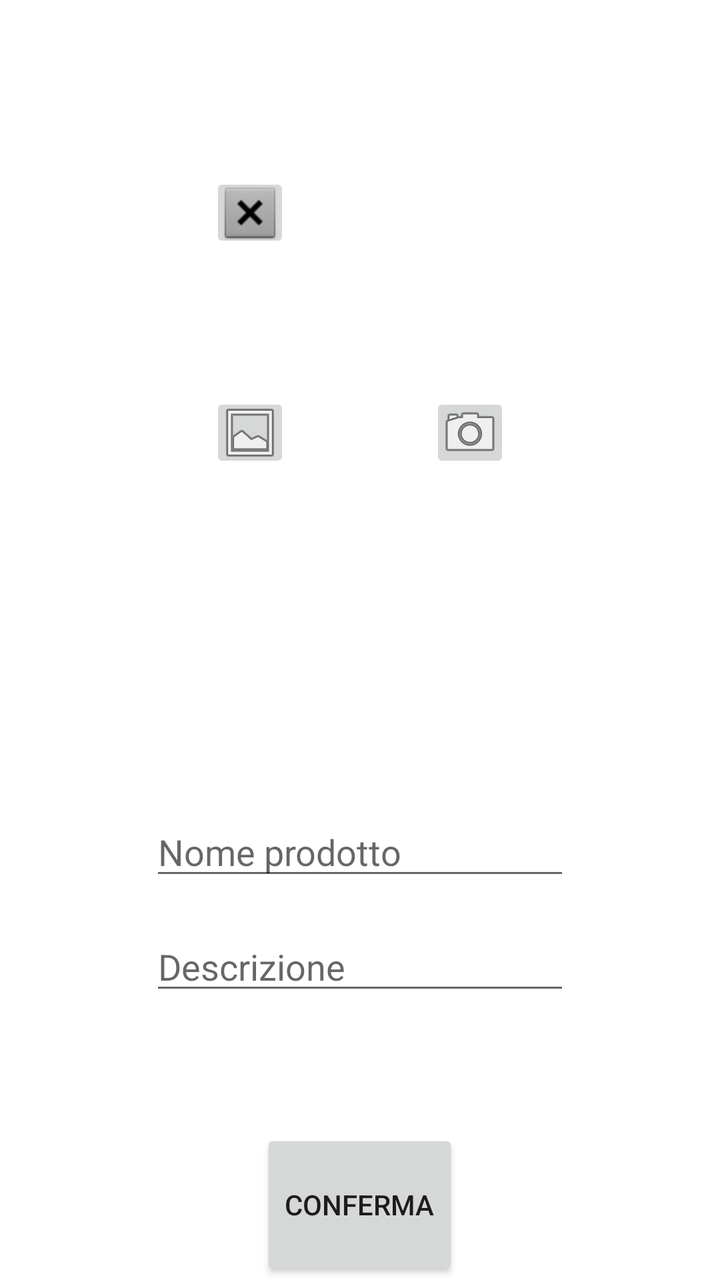
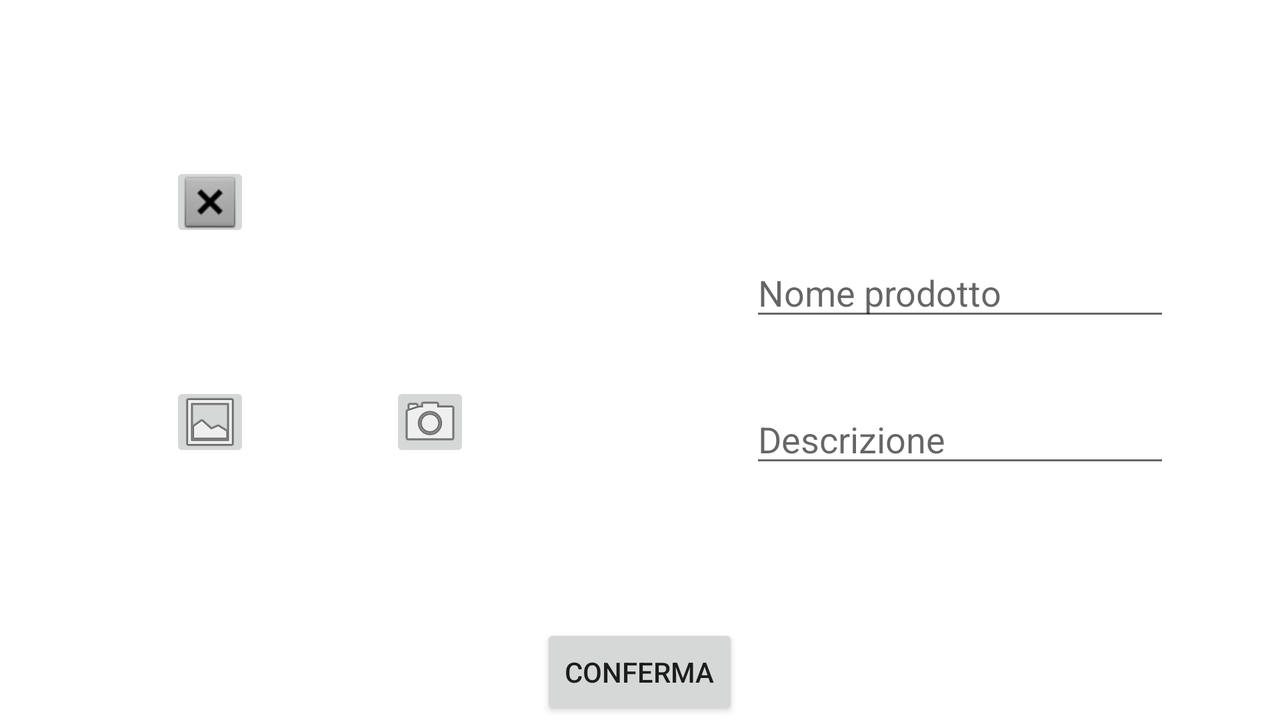

Two renders of one Android screen. The first uses the default layout on a phone; the second uses the alternative layout the repository ships for a different screen configuration, on a matching device. The two XML files are below.
<!-- AndroidManifest.xml: application theme Theme.TrackingMyPantryGiacomoChiniLAM -->
<!-- res/layout/fragment_put_my_item.xml -->
<?xml version="1.0" encoding="utf-8"?>
<LinearLayout xmlns:android="http://schemas.android.com/apk/res/android"
    xmlns:app="http://schemas.android.com/apk/res-auto"
    xmlns:tools="http://schemas.android.com/tools"
    tools:context=".ui.insert.PutMyItemFragment"
    android:layout_width="match_parent"
    android:layout_height="match_parent"
    android:orientation="vertical"
    android:gravity="center"
    android:weightSum="9">

    <androidx.constraintlayout.widget.ConstraintLayout
        android:layout_width="wrap_content"
        android:layout_height="wrap_content"
        android:layout_margin="@dimen/activity_vertical_margin"
        android:padding="@dimen/activity_vertical_margin"
        android:layout_weight="4">

        <ImageView
            android:id="@+id/putImg"
            android:layout_width="150dp"
            android:layout_height="150dp"
            app:layout_constraintBottom_toBottomOf="parent"
            app:layout_constraintEnd_toEndOf="parent"
            app:layout_constraintStart_toStartOf="parent"
            app:layout_constraintTop_toTopOf="parent" />
        <ImageButton
            android:id="@+id/cancelImgBtn"
            android:layout_width="40dp"
            android:layout_height="40dp"
            app:layout_constraintBottom_toBottomOf="@+id/putImg"
            app:layout_constraintEnd_toEndOf="@+id/putImg"
            app:layout_constraintHorizontal_bias="0.0"
            app:layout_constraintStart_toStartOf="@+id/putImg"
            app:layout_constraintTop_toTopOf="@+id/putImg"
            app:layout_constraintVertical_bias="0.0"
            app:srcCompat="@android:drawable/btn_dialog" />
        <ImageButton
            android:id="@+id/openCameraBtn"
            android:layout_width="40dp"
            android:layout_height="40dp"
            android:src="@android:drawable/ic_menu_camera"
            app:layout_constraintBottom_toBottomOf="@+id/putImg"
            app:layout_constraintEnd_toEndOf="@+id/putImg"
            app:layout_constraintHorizontal_bias="1.0"
            app:layout_constraintStart_toStartOf="@+id/putImg"
            app:layout_constraintTop_toTopOf="@+id/putImg"
            app:layout_constraintVertical_bias="1.0" />
        <ImageButton
            android:id="@+id/openGalleryBtn"
            android:layout_width="40dp"
            android:layout_height="40dp"
            android:src="@android:drawable/ic_menu_gallery"
            app:layout_constraintBottom_toBottomOf="@+id/putImg"
            app:layout_constraintEnd_toEndOf="@+id/putImg"
            app:layout_constraintHorizontal_bias="0.0"
            app:layout_constraintStart_toStartOf="@+id/putImg"
            app:layout_constraintTop_toTopOf="@+id/putImg"
            app:layout_constraintVertical_bias="1.0" />

    </androidx.constraintlayout.widget.ConstraintLayout>


    <LinearLayout
        android:layout_width="match_parent"
        android:layout_height="wrap_content"
        android:orientation="vertical"
        android:layout_weight="4"
        android:gravity="center">

        <TextView
            android:id="@+id/barcodePut"
            android:layout_width="wrap_content"
            android:layout_height="wrap_content"
            style="@style/defTextView" />
        <EditText
            android:id="@+id/putName"
            android:layout_width="wrap_content"
            android:layout_height="wrap_content"
            android:layout_margin="8dp"
            android:ems="10"
            android:hint="@string/putName"
            android:inputType="textPersonName" />

        <EditText
            android:id="@+id/putDescription"
            android:layout_width="wrap_content"
            android:layout_height="wrap_content"
            android:ems="10"
            android:gravity="start|top"
            android:hint="@string/putDescription"
            android:inputType="textMultiLine"
            android:layout_margin="8dp" />

    </LinearLayout>

    <Button
        android:id="@+id/putItemBtn"
        android:layout_width="wrap_content"
        android:layout_height="wrap_content"
        android:text="@string/putConfirm"
        android:layout_weight="1" />

</LinearLayout>
<!-- resources referenced by this layout -->
<resources>
  <dimen name="activity_vertical_margin">16dp</dimen>
  <string name="putConfirm">Conferma</string>
  <string name="putDescription">Descrizione</string>
  <string name="putName">Nome prodotto</string>
  <style name="defTextView">
          <item name="android:backgroundTint">#E4E4E4</item>
          <item name="android:textColor">@color/black</item>
          <item name="android:textAllCaps">false</item>
          <item name="android:fontFamily">sans-serif-condensed</item>
      </style>
  <style name="Theme.TrackingMyPantryGiacomoChiniLAM" parent="Theme.MaterialComponents.DayNight.DarkActionBar">
          
          <item name="colorPrimary">@color/green_2</item>
          <item name="colorPrimaryVariant">@color/green_1</item>
          <item name="colorOnPrimary">@color/white</item>
          
          <item name="colorSecondary">@color/green_3</item>
          <item name="colorSecondaryVariant">@color/green_4</item>
          <item name="colorOnSecondary">@color/black</item>
          
          <item name="android:statusBarColor" tools:targetApi="l">?attr/colorPrimaryVariant</item>
          
          <item name="windowActionBar">false</item>
          <item name="windowNoTitle">true</item>
      </style>
  <color name="black">#000000</color>
  <color name="green_2">#27872B</color>
  <color name="green_1">#105A13</color>
  <color name="white">#FFFFFFFF</color>
  <color name="green_3">#7CAF40</color>
  <color name="green_4">#CDDC39</color>
</resources>
<!-- res/layout-land/fragment_put_my_item.xml (the author's variant of the layout above) -->
<!-- drawn on the phone turned sideways -->
<?xml version="1.0" encoding="utf-8"?>
<LinearLayout xmlns:android="http://schemas.android.com/apk/res/android"
    xmlns:app="http://schemas.android.com/apk/res-auto"
    xmlns:tools="http://schemas.android.com/tools"
    tools:context=".ui.insert.PutMyItemFragment"
    android:layout_width="match_parent"
    android:layout_height="match_parent"
    android:orientation="vertical"
    android:gravity="center"
    android:weightSum="3">

    <LinearLayout
        android:layout_width="match_parent"
        android:layout_height="match_parent"
        android:layout_weight="3"
        android:weightSum="2"
        android:orientation="horizontal">

        <androidx.constraintlayout.widget.ConstraintLayout
            android:layout_width="match_parent"
            android:layout_height="match_parent"
            android:layout_weight="1">

            <ImageView
                android:id="@+id/putImg"
                android:layout_width="150dp"
                android:layout_height="150dp"
                app:layout_constraintBottom_toBottomOf="parent"
                app:layout_constraintEnd_toEndOf="parent"
                app:layout_constraintStart_toStartOf="parent"
                app:layout_constraintTop_toTopOf="parent" />
            <ImageButton
                android:id="@+id/cancelImgBtn"
                android:layout_width="40dp"
                android:layout_height="40dp"
                app:layout_constraintBottom_toBottomOf="@+id/putImg"
                app:layout_constraintEnd_toEndOf="@+id/putImg"
                app:layout_constraintHorizontal_bias="0.0"
                app:layout_constraintStart_toStartOf="@+id/putImg"
                app:layout_constraintTop_toTopOf="@+id/putImg"
                app:layout_constraintVertical_bias="0.0"
                app:srcCompat="@android:drawable/btn_dialog" />

            <ImageButton
                android:id="@+id/openCameraBtn"
                android:layout_width="40dp"
                android:layout_height="40dp"
                android:src="@android:drawable/ic_menu_camera"
                app:layout_constraintBottom_toBottomOf="@+id/putImg"
                app:layout_constraintEnd_toEndOf="@+id/putImg"
                app:layout_constraintHorizontal_bias="1.0"
                app:layout_constraintStart_toStartOf="@+id/putImg"
                app:layout_constraintTop_toTopOf="@+id/putImg"
                app:layout_constraintVertical_bias="1.0" />

            <ImageButton
                android:id="@+id/openGalleryBtn"
                android:layout_width="40dp"
                android:layout_height="40dp"
                android:src="@android:drawable/ic_menu_gallery"
                app:layout_constraintBottom_toBottomOf="@+id/putImg"
                app:layout_constraintEnd_toEndOf="@+id/putImg"
                app:layout_constraintHorizontal_bias="0.0"
                app:layout_constraintStart_toStartOf="@+id/putImg"
                app:layout_constraintTop_toTopOf="@+id/putImg"
                app:layout_constraintVertical_bias="1.0" />

        </androidx.constraintlayout.widget.ConstraintLayout>


        <LinearLayout
            android:layout_width="match_parent"
            android:layout_height="match_parent"
            android:layout_weight="1"
            android:gravity="center"
            android:orientation="vertical">

            <TextView
                android:id="@+id/barcodePut"
                style="@style/defTextView"
                android:layout_width="wrap_content"
                android:layout_height="wrap_content"
                android:layout_margin="16dp"/>

            <EditText
                android:id="@+id/putName"
                android:layout_width="wrap_content"
                android:layout_height="wrap_content"
                android:ems="10"
                android:hint="@string/putName"
                android:inputType="textPersonName"
                android:layout_margin="16dp"/>

            <EditText
                android:id="@+id/putDescription"
                android:layout_width="wrap_content"
                android:layout_height="wrap_content"
                android:layout_margin="16dp"
                android:ems="10"
                android:gravity="start|top"
                android:hint="@string/putDescription"
                android:inputType="textMultiLine" />

        </LinearLayout>

    </LinearLayout>

    <Button
        android:id="@+id/putItemBtn"
        android:layout_width="wrap_content"
        android:layout_height="wrap_content"
        android:layout_weight="1"
        android:text="@string/putConfirm" />

</LinearLayout>
<!-- resources referenced by the variant -->
<!-- as the phone turned sideways resolves them -->
<resources>
  <string name="putConfirm">Conferma</string>
  <string name="putDescription">Descrizione</string>
  <string name="putName">Nome prodotto</string>
  <style name="defTextView">
          <item name="android:backgroundTint">#E4E4E4</item>
          <item name="android:textColor">@color/black</item>
          <item name="android:textAllCaps">false</item>
          <item name="android:fontFamily">sans-serif-condensed</item>
      </style>
  <style name="Theme.TrackingMyPantryGiacomoChiniLAM" parent="Theme.MaterialComponents.DayNight.DarkActionBar">
          
          <item name="colorPrimary">@color/green_2</item>
          <item name="colorPrimaryVariant">@color/green_1</item>
          <item name="colorOnPrimary">@color/white</item>
          
          <item name="colorSecondary">@color/green_3</item>
          <item name="colorSecondaryVariant">@color/green_4</item>
          <item name="colorOnSecondary">@color/black</item>
          
          <item name="android:statusBarColor" tools:targetApi="l">?attr/colorPrimaryVariant</item>
          
          <item name="windowActionBar">false</item>
          <item name="windowNoTitle">true</item>
      </style>
  <color name="black">#000000</color>
  <color name="green_2">#27872B</color>
  <color name="green_1">#105A13</color>
  <color name="white">#FFFFFFFF</color>
  <color name="green_3">#7CAF40</color>
  <color name="green_4">#CDDC39</color>
</resources>
